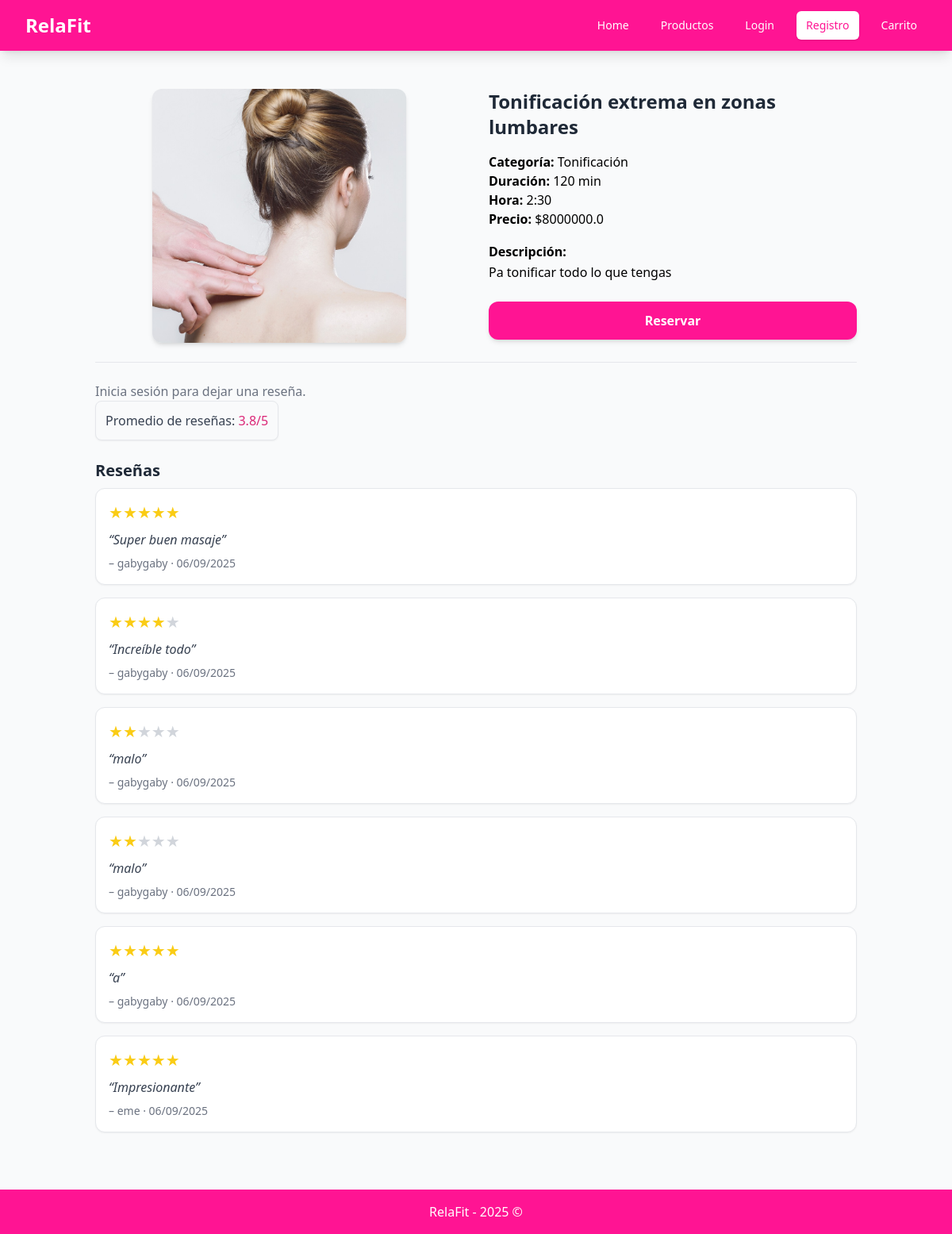
Page /sesion/2/ on the earlier database version.
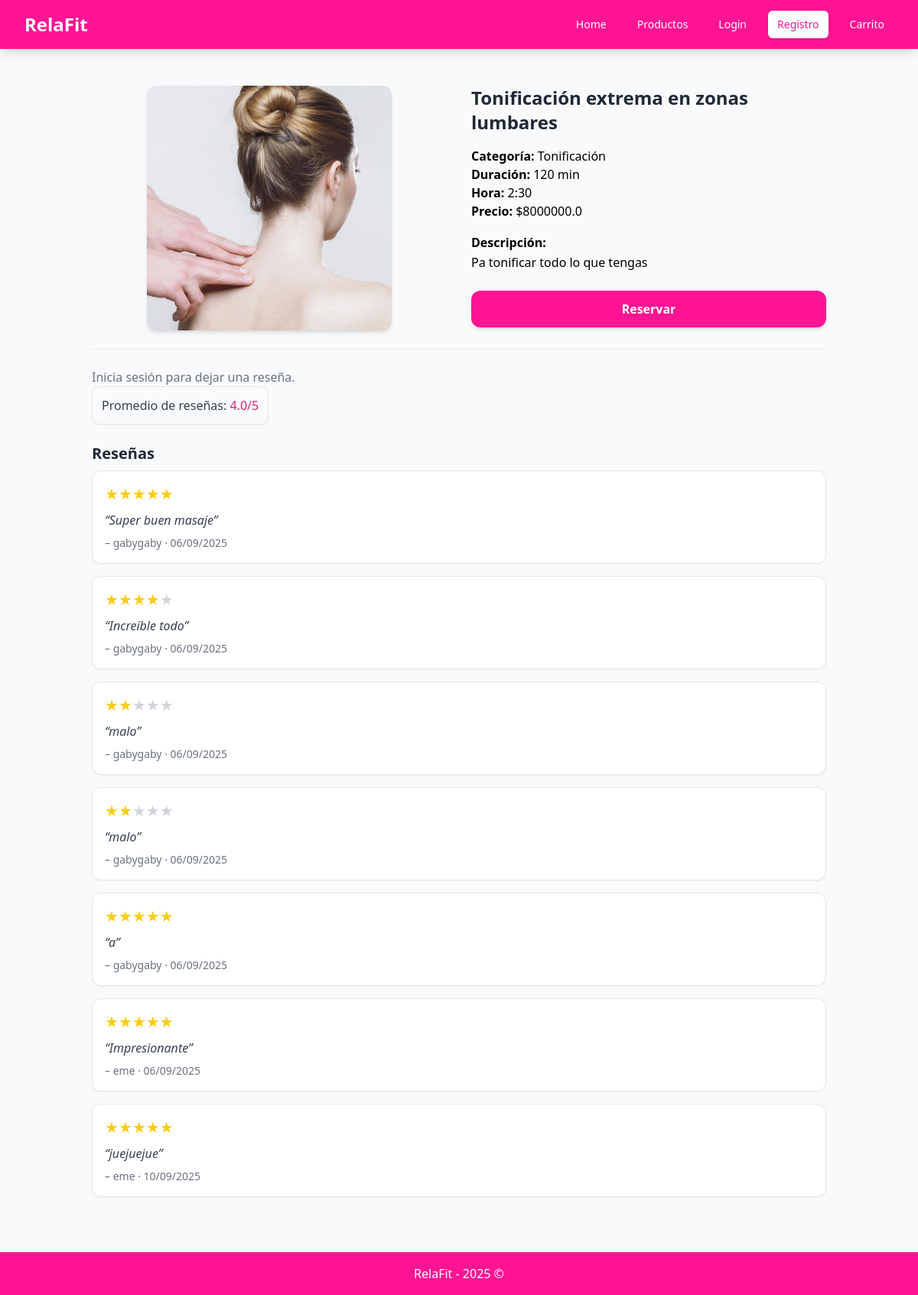
Same page on the later database version.
### Sesion/models.py (models this page shows, shortened)
class Reseña(models.Model):
    idReseña =  models.AutoField(primary_key= True)
    comentarioReseña = models.TextField()
    calificacionReseña = models.IntegerField()
    fechaReseña = models.DateField(auto_now_add=True)
    reseñaSesion = models.ForeignKey('Sesion', on_delete=models.CASCADE, related_name='reseñas', null=True, blank=True)
    reseñaUsuario = models.ForeignKey('Usuario', on_delete=models.CASCADE, related_name='reseñas', null=True, blank=True) # relacion uno a muchos con usuario

class Usuario(models.Model):
    idUsuario = models.AutoField(primary_key = True)
    nombreCompletoUsuario = models.CharField()
    correoUsuario = models.CharField()
    contraseñaUsuario = models.CharField()

### Sesion/views.py (the view, shortened to what this page needs)
# urls.py: path("sesion/<int:sesion_id>/", SesionPageView.as_view(), name="detalleSesion"),
class SesionPageView(View):
    def get(self, request, sesion_id):
        sesion = get_object_or_404(Sesion, idSesion=sesion_id)
        promedio = sesion.reseñas.aggregate(promedio=Avg('calificacionReseña'))['promedio']
        return render(request, "sesion.html", {
            "sesion": sesion,
            "promedio": promedio,  # 👈 pasamos al template
        })

### Sesion/templates/sesion.html (shortened to what the changed rows need)
{% extends "base.html" %}
{% block content %}
<div class="max-w-5xl mx-auto py-6 sm:px-6 lg:px-8">
    <div class="grid grid-cols-1 md:grid-cols-2 gap-8">
        <div class="flex flex-col">
            <h2 class="text-2xl font-bold mb-4 text-gray-800">{{ sesion.nombreSesion }}</h2>
        </div>
    </div>
{% if promedio %}
<div class="mb-6 p-3 bg-gray-50 border rounded-lg shadow-sm inline-block">
    <p class="text-gray-700 font-medium">
        Promedio de reseñas: <span class="text-pink-600">{{ promedio|floatformat:1 }}/5</span>
    </p>
</div>
{% endif %}
<div class="space-y-4 mb-6">
    {% for reseña in sesion.reseñas.all %}
        <div class="p-4 bg-white border rounded-xl shadow-sm">
            <div class="flex items-center mb-2">
                {% for i in "12345" %}
                    {% if forloop.counter <= reseña.calificacionReseña %}
                        <span class="text-yellow-400 text-xl">★</span>
                    {% else %}
                        <span class="text-gray-300 text-xl">★</span>
                    {% endif %}
                {% endfor %}
            </div>
            <p class="text-gray-700 italic">“{{ reseña.comentarioReseña|default:"Sin comentario" }}”</p>
            <p class="text-sm text-gray-500 mt-2">
                – <span class="font-medium">{{ reseña.reseñaUsuario.nombreCompletoUsuario }}</span> · {{ reseña.fechaReseña|date:"d/m/Y" }}
            </p>
        </div>
    {% empty %}
        <p class="text-gray-500 italic">No hay reseñas para esta sesión.</p>
    {% endfor %}
</div>
</div>
{% endblock %}

Differences in the rows shown:
added Reseña: calificacionReseña 5 (drawn), comentarioReseña "juejuejue", reseñaUsuario.nombreCompletoUsuario "eme", fechaReseña "10/09/2025"
Other differences:
{{ promedio|floatformat:1 }}: "3.8" → "4.0"
